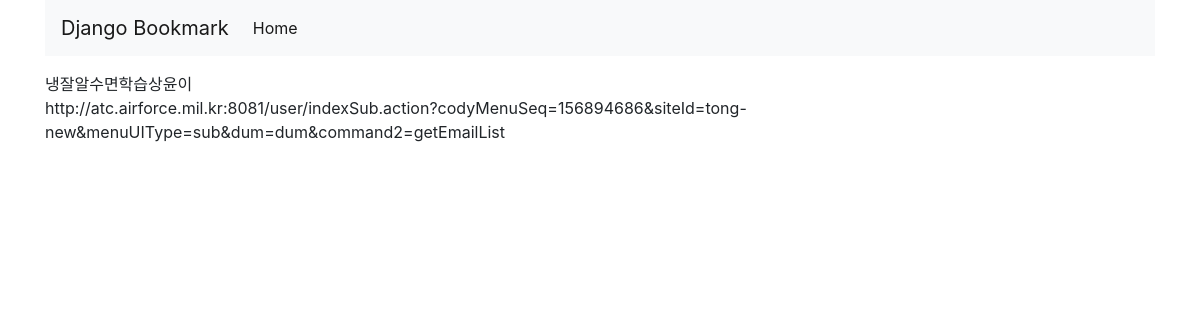
The app's page /bookmark/detail/6/ with its own data.
### bookmark/models.py (models this page shows, shortened)
class Bookmark(models.Model):
    site_name = models.CharField(max_length=100)
    url = models.URLField('site URL')

### bookmark/views.py (the view)
# urls.py: path('detail/<int:pk>/', BookmarkDetailView.as_view(), name='detail'),
class BookmarkDetailView(DetailView):
    model = Bookmark

### bookmark/templates/bookmark/bookmark_detail.html (shortened to what this page needs)
{% extends 'base.html' %}
{% block content %}
{{ object.site_name }}<br/>
{{ object.url }}
{% endblock %}

### static/style.css (style rules this page uses)
body { width:100%; }

### records on screen
Bookmark: site_name "냉잘알수면학습상윤이", url "http://atc.airforce.mil.kr:8081/user/indexSub.action?codyMenuSeq=156894686&siteId=tong-new&menuUIType=sub&dum=dum&command2=getEmailList"
